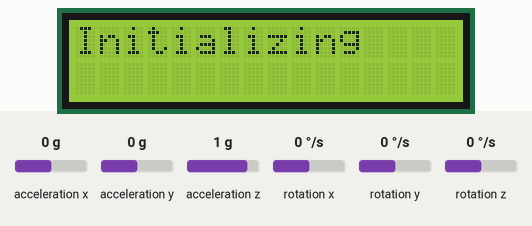
The sketch below on a simulated Arduino Uno, built with avr-gcc and run on an emulated ATmega328P. Parts: 16×2 character LCD. The inputs (shaded band) are chosen by the test bench; at power-on: acceleration x 0 g, acceleration y 0 g, acceleration z 1 g, rotation x 0 °/s, rotation y 0 °/s, rotation z 0 °/s.

Above: at 0.1 s.
At 0.7 s:
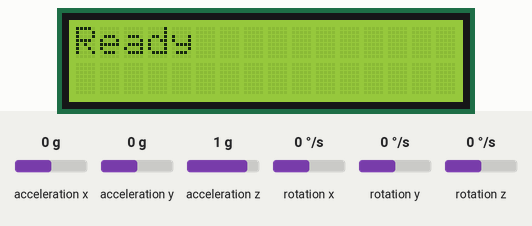
At 1.3 s:
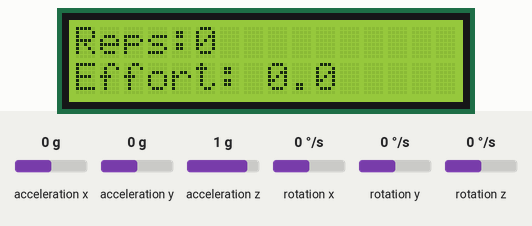

Measured:
- what the display in image 1 shows lasts 0.6 s, from 0.7 s to 1.3 s

The sketch:

BiomedicalBicepsFinalCode.ino
```cpp
#include <Wire.h>

#include <MPU6050_6Axis_MotionApps20.h>

#include <LiquidCrystal.h>


//loads in lcd pins based on breaboard connection
LiquidCrystal lcd(12, 11, 5, 4, 3, 2);

MPU6050 mpu;


bool dmpReady = false;

uint8_t mpuIntStatus;

uint16_t packetSize;

uint16_t fifoCount;

uint8_t fifoBuffer[64];


Quaternion q;

VectorFloat gravity;

float ypr[3];


float lastPitch = 0;

unsigned long lastTime = 0;


// ----- Rep Logic -----

bool liftingUp = false;

float repEffort = 0;

float lastRepEffort = 0;

int repCount = 0;

float upwardStartTime = 0;


// smoothing

float effortSmoothed = 0.0f;

const float SMOOTH_ALPHA = 0.2f;


unsigned long lastLcdUpdate = 0;

const unsigned long LCD_UPDATE_MS = 150;


float mapToPercent(float x, float inMin, float inMax) {

  if (x < inMin) x = inMin;

  if (x > inMax) x = inMax;

  return (x - inMin) * 100.0f / (inMax - inMin);

}


void setup() {

  Serial.begin(115200);


  lcd.begin(16, 2);

  lcd.print("Initializing");


  Wire.begin();

  Wire.setClock(400000);

  delay(100);


  mpu.initialize();


  if (!mpu.testConnection()) {

    lcd.clear();

    lcd.print("MPU FAIL");

    while (1);

  }


  uint8_t devStatus = mpu.dmpInitialize();


//initializing
  mpu.setXAccelOffset(-1600);

  mpu.setYAccelOffset(-1800);

  mpu.setZAccelOffset(1200);

  mpu.setXGyroOffset(25);

  mpu.setYGyroOffset(-7);

  mpu.setZGyroOffset(8);


  if (devStatus == 0) {

    mpu.setDMPEnabled(true);

    packetSize = mpu.dmpGetFIFOPacketSize();

    dmpReady = true;

    lcd.clear();

    lcd.print("Ready");

    delay(600);

    lcd.clear();

  } else {

    lcd.clear();

    lcd.print("DMP FAIL");

    while (1);

  }


  lastTime = micros();

}


void loop() {

  if (!dmpReady) return;


  mpuIntStatus = mpu.getIntStatus();

  fifoCount = mpu.getFIFOCount();


  if ((mpuIntStatus & 0x10) || fifoCount >= 1024) {

    mpu.resetFIFO();

    return;

  }


  if (fifoCount < packetSize) return;


  while (fifoCount >= packetSize) {

    mpu.getFIFOBytes(fifoBuffer, packetSize);

    fifoCount -= packetSize;

  }


  mpu.dmpGetQuaternion(&q, fifoBuffer);

  mpu.dmpGetGravity(&gravity, &q);

  mpu.dmpGetYawPitchRoll(ypr, &q, &gravity);


  // Roll in degrees, pitch is whats used for the direction of the curl

  float pitch = ypr[1] * 180.0 / M_PI;


  unsigned long now = micros();

  float dt = (now - lastTime) / 1000000.0f; //dt calculation for speed

  lastTime = now;


  // Angular velocity (deg/sec)

  float pitchSpeed = (pitch - lastPitch) / dt; //calculates speed from accel

  lastPitch = pitch;


  float upwardSpeed = -pitchSpeed;


  const float START_SPEED = 10.0f;  // deg/sec

  const float END_SPEED = 0.25f;


unsigned long nowMs = millis();

if (!liftingUp) {

  if (upwardSpeed > START_SPEED) {

    if (upwardStartTime == 0) {

      upwardStartTime = nowMs;

    }

    if (nowMs - upwardStartTime >= 300) {

      liftingUp = true;

      repEffort = 0;

      upwardStartTime = 0;

    }

  } else {

    upwardStartTime = 0;

  }

}


  if (liftingUp) {


    float speedMag = upwardSpeed;

    if (speedMag < 2.0f) speedMag = 2.0f;


    // Slower rotation = higher power, effort is inversly related to speed

    float effortSample = 100 / (speedMag);


    effortSmoothed =

      SMOOTH_ALPHA * effortSample +

      (1.0f - SMOOTH_ALPHA) * effortSmoothed;


    repEffort += effortSmoothed * dt;


    if (upwardSpeed < END_SPEED) {

      liftingUp = false;

      lastRepEffort = repEffort;

      repCount++;


      Serial.print("Rep ");

      Serial.print(repCount);

      Serial.print(" Effort: ");

      Serial.println(lastRepEffort, 2);

    }

  }


  float powerPct = mapToPercent(effortSmoothed, 0.0f, 1.0f);


  unsigned long msNow = millis();

  if (msNow - lastLcdUpdate >= LCD_UPDATE_MS) {

    lastLcdUpdate = msNow;


    lcd.setCursor(0, 0);

    lcd.print("Reps:");

    lcd.print(repCount);


    lcd.setCursor(0, 1);

    lcd.print("Effort: ");

    lcd.print(lastRepEffort, 1);


  }

  delay(5);

}
```
